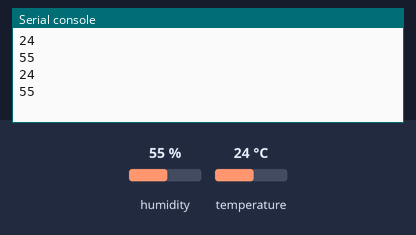
Bench run of a program on a simulated MicroPython board. Parts: the last lines printed to the serial console. Inputs (shaded band) come from the test bench; at power-on: humidity 55 %, temperature 24 °C. Library files of the repository ran but are not shown: sht30.py.

Above: at 1.2 s.
1.3 s: humidity set to 22 %
At 2.4 s:
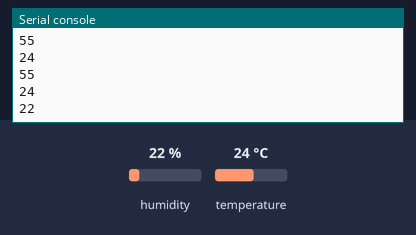
2.8 s: temperature set to 12 °C
At 3.5 s:
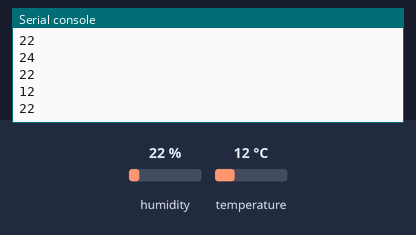
4.3 s: humidity set to 40 %
At 5.4 s:
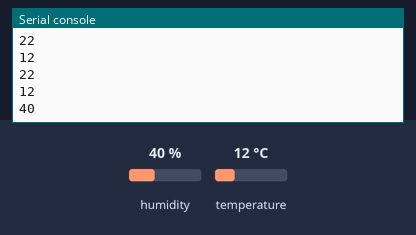
Timing chart, 0 to 7.3 s (numbered marks = the images above; inputs shaded):
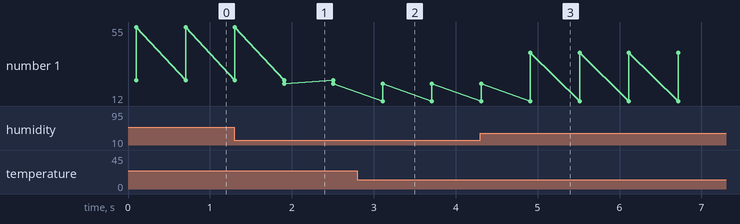

Measured:
- after the input at 1.3 s, the serial console: prints a new line after 0.61 s (image 1)
- after the input at 2.8 s, the serial console: prints a new line after 0.31 s (image 2)
- after the input at 4.3 s, the serial console: prints a new line after 0.61 s (image 3)
- plotted number 1: 55 → 22 after the input at 1.3 s, 22 → 40 after the input at 4.3 s

The program:

sht30_main.py
```python
from machine import I2C, Pin
from sht30 import SHT30
import utime as time

PIN_CLK = 29   # PD6, get the pin number from get_pin_number.py
PIN_SDA = 30   # PC1

clk = Pin(("clk", PIN_CLK), Pin.OUT_OD)   # Select the PIN_CLK as the clock
sda = Pin(("sda", PIN_SDA), Pin.OUT_OD)   # Select the PIN_SDA as the data line

i2c = I2C(-1, clk, sda, freq=100000)
sensor = SHT30(i2c,0x44)

#print(senser.measure())

#print(senser.measure_int())

while True:
    temperature,xx,humidity,yy = sensor.measure_int()
    print(temperature)
    print(humidity)
    time.sleep_ms(500)
  
```
